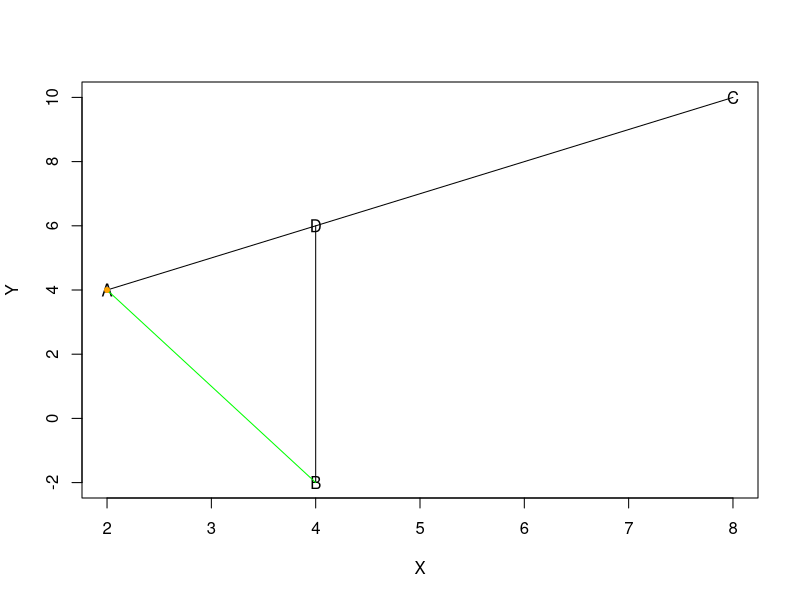
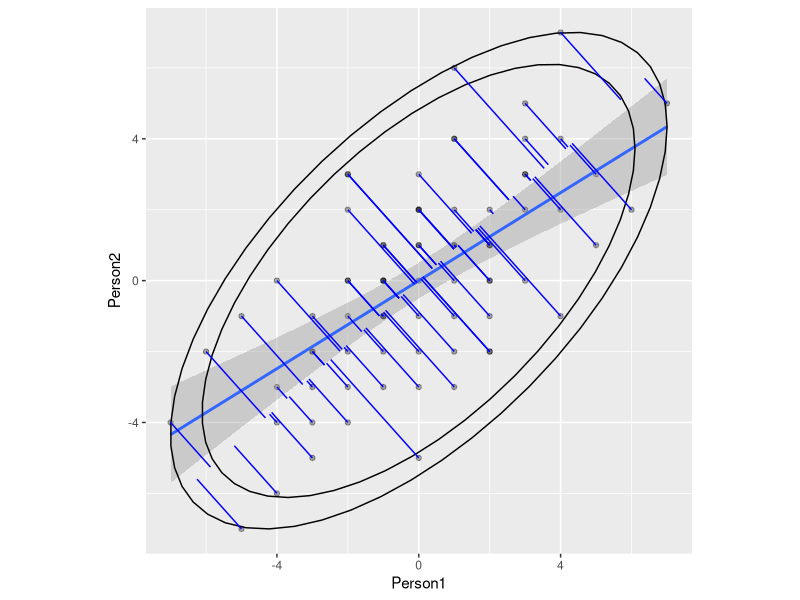

The R source for these figures, in order:
## ---- chunk 1
knitr::opts_chunk$set(echo = TRUE, comment = NA, error = TRUE)
## ---- chunk 2
plotSegment <- function(P1, P2, ...) {
  segments(P1[1], P1[2], P2[1], P2[2], ...)
}
## ---- chunk 3
A <- c(2,4) 
B <- c(4,-2) 
C <- c(8,10) 

slope <- ( C[2]- A[2])/(C[1]-A[1])  #rise/run 

# find the D point on the line AB
D <- c(B[1], (B[1]-A[1]) * slope + A[2])  # find D 

my.data <- rbind(A,B,C,D)

colnames(my.data) <- c("X","Y") 
my.data    #show it 

plot(my.data, type="n")   #graph it without the points 
text(my.data, rownames(my.data))  #put the points in 
segments(A[1], A[2], C[1], C[2])   #draw the line segments 
segments(B[1], B[2], D[1], D[2]) 

plotSegment(A, B, col = 'green')

points(A, pch = 20, alpha=0.5, col = "orange")
## ---- chunk 4

library(ggplot2)

perp.segment.coord <- function(x0, y0, a=0,b=1){
 #finds endpoint for a perpendicular segment from the point (x0,y0) to the line
 # defined by lm.mod as y=a+b*x
  x1 <- (x0+b*y0-a*b)/(1+b^2)
  y1 <- a + b*x1
  list(x0=x0, y0=y0, x1=x1, y1=y1)
}



Person1 <- c(-3,1,1,-3,0,-1,-1,0,-1,-1,3,4,5,-2,1,2,-2,-1,1,-2,1,-3,4,-6,1,-3,-4,3,3,-5,0,3,0,-3,1,-2,-1,0,-3,3,-4,-4,-7,-5,-2,-2,-1,1,1,2,0,0,2,-2,4,2,1,2,2,7,0,3,2,5,2,6,0,4,0,-2,-1,2,0,-1,-2,-4,-1)

Person2 <- c(-4,-3,4,-5,-1,-1,-2,2,1,0,3,2,3,-4,2,-1,2,-1,4,-2,6,-2,-1,-2,-1,-1,-3,5,2,-1,3,3,1,-3,1,3,-3,2,-2,4,-4,-6,-4,-7,0,-3,1,-2,0,2,-5,2,-2,-1,4,1,1,0,1,5,1,0,1,1,0,2,0,7,-2,3,-1,-2,-3,0,0,0,0)

df <- data.frame(cbind(Person1, Person2))

g <- ggplot(data = df, mapping = aes(x = Person1, y = Person2))
g <- g + geom_point(alpha = 1/3)  # alpha b/c of overplotting
g <- g + geom_smooth(method = "lm")  # just for comparsion
g <- g + coord_fixed()  # otherwise, the angles of vectors are off

corre <- cor(x = df$Person1, y = df$Person2, method = "spearman")  # calculate correlation, must be spearman b/c of measurement
matrix <- matrix(c(1, corre, corre, 1), nrow = 2)  # make this into a matrix
eigen <- eigen(matrix)  # calculate eigenvectors and values
eigen$vectors.scaled <- eigen$vectors %*% diag(sqrt(eigen$values))  
  # scale eigenvectors to length = square-root
  # as per http://stats.stackexchange.com/questions/9898/how-to-plot-an-ellipse-from-eigenvalues-and-eigenvectors-in-r


g <- g + stat_ellipse(type = "norm")
g <- g + stat_ellipse(type = "t")

ss <- perp.segment.coord(df$Person1, df$Person2, 0, eigen$vectors.scaled[1,1])

g + geom_segment(data=as.data.frame(ss), aes(x = x0, y = y0, xend = x1, yend = y1), colour = "blue")
